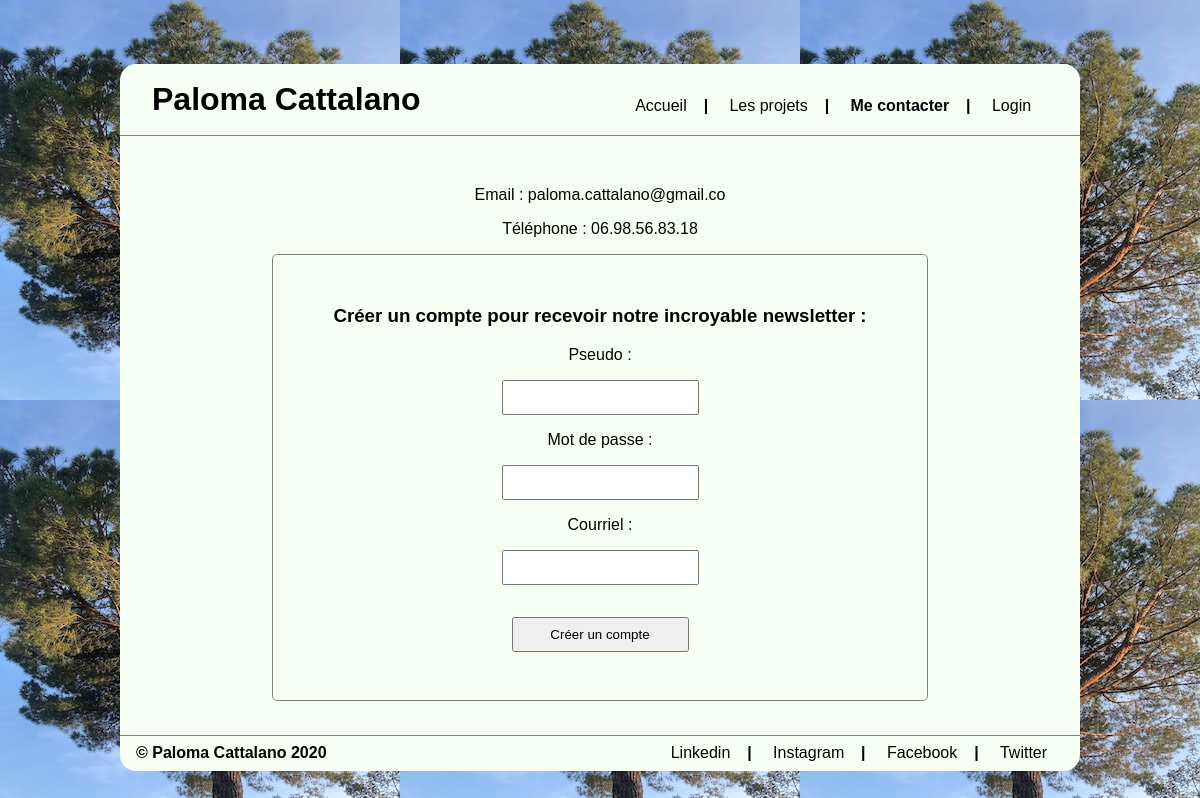
The app's page /contact.php, older data.
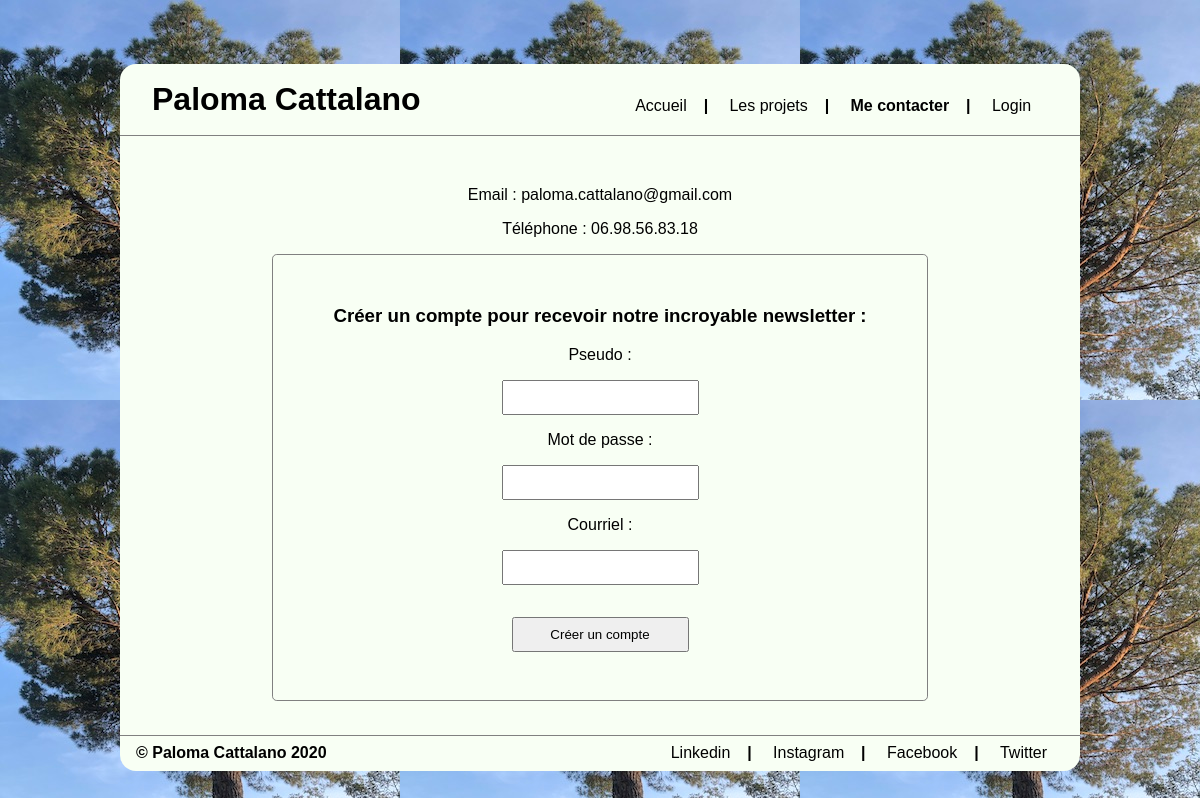
The same page, newer data.
### tables this page shows
CREATE TABLE `content` (
  `index_picture_url` varchar(50) NOT NULL,
  `index_title` text NOT NULL,
  `index_description` text NOT NULL,
  `email` varchar(35) NOT NULL,
  `phone` varchar(25) NOT NULL
);

### contact.php (the view, shortened to what this page needs)
<?php
include_once 'db.php';
$query = $link -> query("SELECT email, phone FROM content");
$results = $query -> fetch();
$email = trim($results['email']);
$phone = trim($results['phone']);
$bodyContent = '<!>
<div class="contact">
	<p>Email&nbsp;: '.$email.'</p>
	<p>Téléphone&nbsp;: '.$phone.'</p>
</div>
	<form method="post" action="contact.php" class="form_accueil">
	<h3>Créer un compte pour recevoir notre incroyable newsletter :</h3>
		<label>Pseudo : </label><input name="pseudo" type="text" class="input_accueil">
		<label>Mot de passe : </label><input name="password" type="text" class="input_accueil">
		<label>Courriel : </label><input name="email" type="text" class="input_accueil">
		<button type="submit" class="input_accueil">Créer un compte</button>
	</form>
<!>
';
include_once 'template.php';
?>

### template.php (shortened to what this page needs)
<!DOCTYPE html>
<html>
	<head>
		<link rel="stylesheet" type="text/css" href="css/template.css" media="screen" />
	</head>
	<body>
		<div id="header">
			<div class="content">
			<h1>Paloma Cattalano</h1>
				<ul class="menu">
					<li><a <?php if(basename($_SERVER['PHP_SELF']) == 'index.php') { echo 'class="active"';}?> href="index.php">Accueil</a></li>
					<li><a <?php if(basename($_SERVER['PHP_SELF']) == 'projects.php') { echo 'class="active"';}?> href="projects.php">Les projets</a></li>
					<li><a <?php if(basename($_SERVER['PHP_SELF']) == 'contact.php') { echo 'class="active"';}?> href="contact.php">Me contacter</a></li>
					<?php
					if(array_key_exists('login',$_SESSION) && $_SESSION['login'])
					{echo '<li><a href="login.php?login=true">Déconnexion</a></li>';}
						else{echo '<li><a href="login.php">Login</a></li>';}
					?>
				</ul>
			</div>
		</div>
		<div id="body">
			<div class=content>
<?php echo $bodyContent;?>
			</div>
		</div>
		<div id="footer">
			<div class="content">
				<span>© Paloma Cattalano 2020</span>
				<ul class="menu">
					<li><a href="https://fr.linkedin.com/">Linkedin</a></li>
					<li><a href="https://www.instagram.com/?hl=fr">Instagram</a></li>
					<li><a href="https://fr-fr.facebook.com/">Facebook</a></li>
					<li><a href="https://twitter.com/explore">Twitter</a></li>
				</ul>
			</div>
		</div>
	</body>
</html>

### css/template.css (style rules this page uses)
body { float:left; width: 80%; background-image: url(../img/site_img/super_pin.jpeg); margin: 8vh 10% 8vh 10%; font-family: Helvetica, sans-serif; }
#header { float:left; width:100%; background:#F8FFF4; border-bottom: 0.1vh solid grey; border-radius: 1em 1em 0 0; }
#body { float:left; height: 70%; width:100%; background:#F8FFF4; min-height:250px; }
#footer { float:left; width:100%; background: #F8FFF4; border-top: 0.1vh solid grey; border-radius: 0 0 1em 1em; }
#header .content { padding:2ex 2em; }
#body .content { padding:4ex 2em; }
#footer .content { padding:1ex 1em; }
#header h1 { display:inline; }
#footer span { font-weight:bold; font-size:1em; display:inline; }
#header .menu, #footer .menu { display:inline; float:right; }
#footer .menu { margin:auto; }
#header .menu li, #footer .menu li { display:inline; }
#header .menu a, #footer .menu a { color:BLACK; margin:0 2ex; text-decoration:none; }
#header .menu .active { font-weight:bold; }
#header .menu li:after, #footer .menu li:after { content:"|"; font-weight:bold; }
#header .menu li:last-of-type:after, #footer .menu li:last-of-type:after { content:""; }
#body .form_accueil { display: flex; flex-direction: column; justify-content: center; text-align: center; border: 0.1vh solid grey; border-radius: 0.3em; padding: 4vh; margin-left: 15vh; margin-right: 15vh; }
#body .input_accueil { text-align: center; align-self: center; margin: 2vh; padding: 1vh; width: 30%; }
.contact { text-align: center; vertical-align: middle; }

Row changes from the older to the newer data that the page shows:
removed content: email "paloma.cattalano@gmail.co", phone "06.98.56.83.18"
added content: email "paloma.cattalano@gmail.com", phone "06.98.56.83.18"
